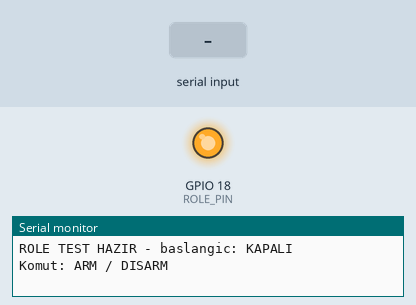
Recording of a sketch running on a simulated ESP32-S3. On the bench: output pins drawn as LEDs (lit = HIGH), the last lines printed to the serial monitor. The test bench sets the inputs (shaded band).

Above: at 1.7 s.
1.8 s: "ARM\n" received over Serial
At 3.0 s:
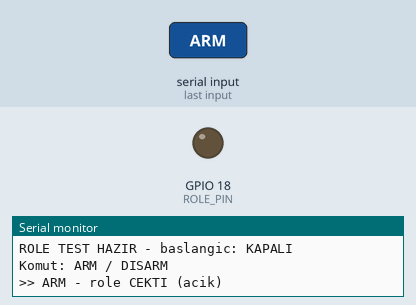
3.3 s: "DISARM\n" received over Serial
At 4.2 s:
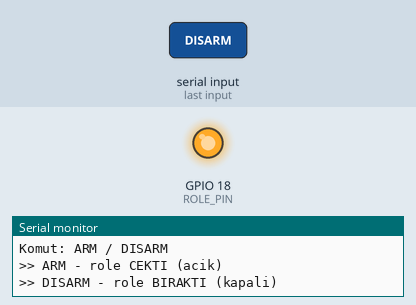
Timing chart, 0 to 6.3 s (numbered marks = the images above; inputs shaded):
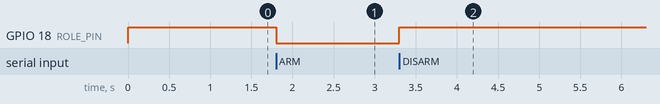

The sketch:

role_test_s3.ino
```cpp
// (licence header left out)
#define ROLE_PIN 18
#define ROLE_KAPALI HIGH   // LOW-trigger: HIGH = role birakildi
#define ROLE_ACIK   LOW    // LOW = role cekti

void setup() {
  digitalWrite(ROLE_PIN, ROLE_KAPALI);
  pinMode(ROLE_PIN, OUTPUT);
  digitalWrite(ROLE_PIN, ROLE_KAPALI);
  Serial.begin(115200);
  delay(500);
  Serial.println("ROLE TEST HAZIR - baslangic: KAPALI");
  Serial.println("Komut: ARM / DISARM");
}

void loop() {
  if (Serial.available()) {
    String k = Serial.readStringUntil('\n');
    k.trim();
    k.toUpperCase();
    if (k == "ARM") {
      digitalWrite(ROLE_PIN, ROLE_ACIK);
      Serial.println(">> ARM - role CEKTI (acik)");
    } else if (k == "DISARM") {
      digitalWrite(ROLE_PIN, ROLE_KAPALI);
      Serial.println(">> DISARM - role BIRAKTI (kapali)");
    } else {
      Serial.print("Bilinmeyen: ");
      Serial.println(k);
    }
  }
}
```

Measured:
- after the input at 1.8 s, GPIO 18 (ROLE_PIN): HIGH → LOW at once
- after the input at 3.3 s, GPIO 18 (ROLE_PIN): LOW → HIGH at once
